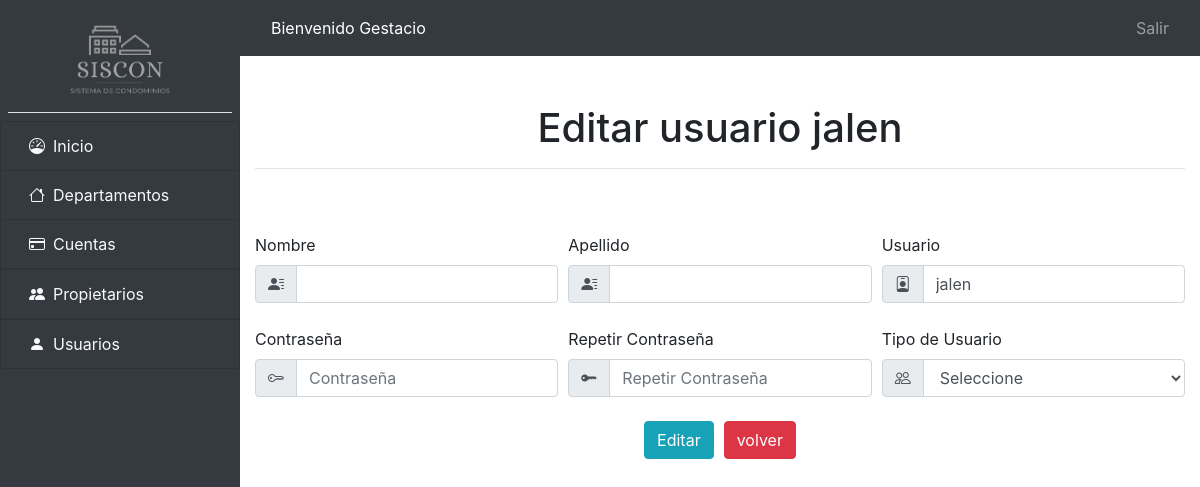
The app's page /usuarios/editar_usuario.php?usuario=jalen (signed in), older data.
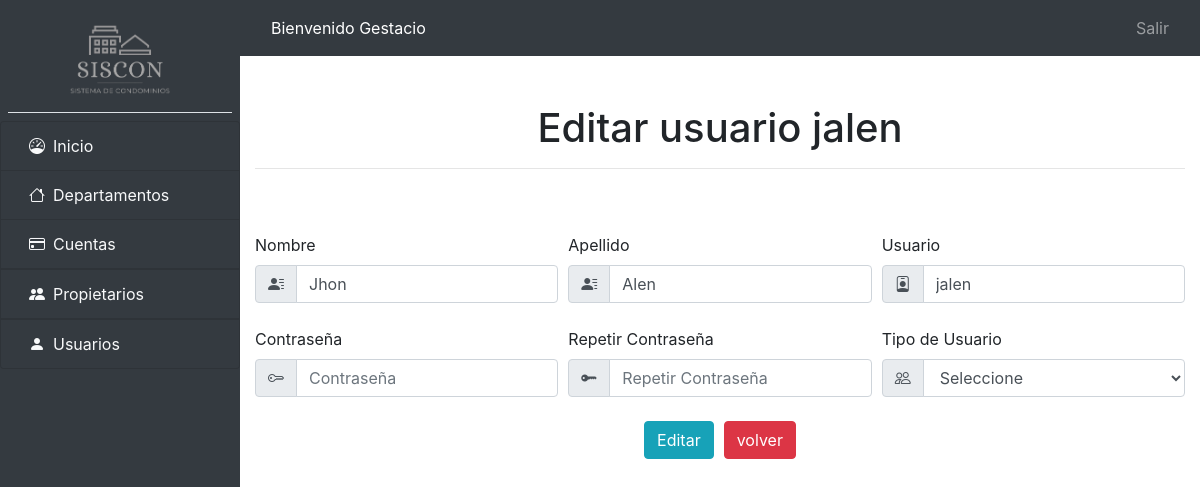
The same page, newer data.
### tables this page shows
CREATE TABLE `usuarios` (
  `id` int(11) NOT NULL,
  `nombre` varchar(200) NOT NULL,
  `apellido` varchar(200) NOT NULL,
  `usuario` varchar(64) NOT NULL,
  `contraseña` varchar(64) NOT NULL,
  `tipo_usuario` int(11) NOT NULL,
  `fecha_creacion` date NOT NULL DEFAULT current_timestamp()
);

### Conexion.php (called while the page is built, shortened)
<?php
class Conexion
{
    public function conectar()
    {
        $servidor = 'localhost';
        $nombre_bd = 'siscon';
        $usuario = 'root';
        $password = '';
        $opciones = array(PDO::MYSQL_ATTR_INIT_COMMAND => 'SET NAMES utf8');
        try {
            $this->conexion = new PDO("mysql:host=" . $servidor . "; dbname=" . $nombre_bd, $usuario, $password, $opciones);
            return $this->conexion;
        } catch (Exception $e) {
            die("El error de Conexión es: " . $e->getMessage());
        }
    }
}

### usuarios/editar_usuario.php (the view, shortened to what this page needs)
<?php
if ($_GET) {
    include_once '../Conexion.php';
    $objeto = new Conexion();
    $conexion = $objeto->conectar();
    $consulta = "SELECT *,
    usuarios.id as user_id
    FROM usuarios
    INNER JOIN tipo_usuario ON tipo_usuario.id = usuarios.tipo_usuario
    WHERE usuarios.usuario = '$usuario'";
    $resultado = $conexion->prepare($consulta);
    $resultado->execute();
    $usuario = $resultado->fetch(PDO::FETCH_ASSOC);
}
?>
<?php include_once('../header.php'); ?>
<div class="container">
    <div class="mx-auto">
        <form action="edit_usuario.php" method="POST">
            <div class="form-row">
                <div class="form-group col-md-4">
                    <label>Nombre</label>
                    <div class="input-group mb-2">
                        <div class="input-group-prepend">
                            <div class="input-group-text"><i class="bi bi-person-lines-fill"></i></div>
                        </div>
                        <input type="text" class="form-control" value="<?php echo $usuario['nombre'] ?>" name="nombre" required>
                    </div>
                </div>
                <div class="form-group col-md-4">
                    <label for="apellido">Apellido</label>
                    <div class="input-group mb-2">
                        <div class="input-group-prepend">
                            <div class="input-group-text"><i class="bi bi-person-lines-fill"></i></div>
                        </div>
                        <input id="apellido" type="text" class="form-control" value="<?php echo $usuario['apellido'] ?>" name="apellido" required>
                    </div>
                </div>
                <div class="form-group col-md-4">
                    <label>Usuario</label>
                    <div class="input-group mb-2">
                        <div class="input-group-prepend">
                            <div class="input-group-text"><i class="bi bi-person-badge"></i></div>
                        </div>
                        <input type="text" class="form-control" value="<?php echo $usuario['usuario'] ?>" name="usuario" required>
                    </div>
                </div>
            </div>
            <div class="form-row">
                <div class="form-group col-md-4">
                    <label>Contraseña</label>
                    <div class="input-group mb-2">
                        <div class="input-group-prepend">
                            <div class="input-group-text"><i class="bi bi-key"></i></div>
                        </div>
                        <input type="password" class="form-control" placeholder="Contraseña" name="contraseña" required>
                    </div>
                </div>
                <div class="form-group col-md-4">
                    <label>Repetir Contraseña</label>
                    <div class="input-group mb-2">
                        <div class="input-group-prepend">
                            <div class="input-group-text"><i class="bi bi-key-fill"></i></div>
                        </div>
                        <input type="password" class="form-control" placeholder="Repetir Contraseña" name="contraseña2" required>
                    </div>
                </div>
                <div class="form-group col-md-4">
                    <label>Tipo de Usuario</label>
                    <div class="input-group mb-2">
                        <div class="input-group-prepend">
                            <div class="input-group-text"><i class="bi bi-people"></i></div>
                        </div>
                        <select class="form-control" name="tipo_usuario" required>
                            <option value="">Seleccione</option>
                        </select>
                    </div>
                </div>
            </div>
            <div class="form-row justify-content-center">
                <div class="col-auto">
                    <button type="submit" class="btn btn-info mb-2">Editar</button>
                </div>
                <div class="col-auto">
                    <a onclick="window.location.href = 'administrar_usuarios.php' " class="btn btn-danger mb-2">volver</a>
                </div>
            </div>
        </form>
    </div>
</div>
<?php include_once('../footer.php'); ?>

Row changes from the older to the newer data that the page shows:
removed usuarios: usuario "jalen"
added usuarios: nombre "Jhon", apellido "Alen", usuario "jalen"
